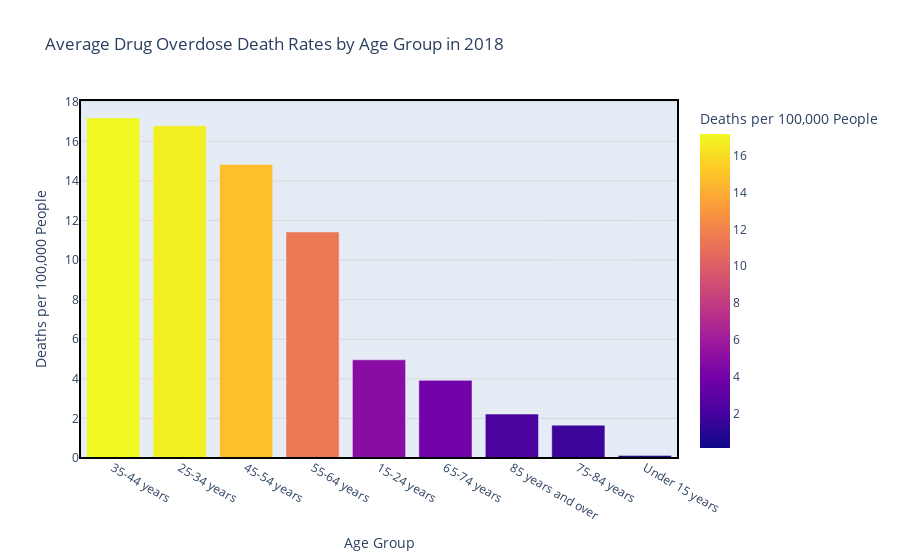

Notebook cell for this chart:
### Markdown cell above
## Average Drug Overdose Death Rates by Age Group in 2018

### Code cell
# Filter data for the most recent year, 2018, and group by age to find mean estimates
age_data_2018 = age_specific_data[age_specific_data['year'] == 2018]
age_average_2018 = age_data_2018.groupby('age')['estimate'].mean().sort_values(ascending=False).reset_index()

# Plotting the bar chart with Plotly
fig = px.bar(age_average_2018, x='age', y='estimate', color='estimate',
             title='Average Drug Overdose Death Rates by Age Group in 2018',
             labels={'estimate': 'Deaths per 100,000 People', 'age': 'Age Group'})

# Customize the layout
fig.update_layout(
    xaxis_title='Age Group',
    yaxis_title='Deaths per 100,000 People',
    xaxis={'categoryorder':'total descending'},
    yaxis=dict(gridcolor='lightgrey', gridwidth=0.7),
    showlegend=False
)

# To add a border around the whole figure, we use shapes to draw a rectangle
fig.add_shape(
        # Rectangle outline
        type="rect",
        xref="paper",
        yref="paper",
        x0=0,
        y0=0,
        x1=1,
        y1=1,
        line=dict(
            color="Black",
            width=2,
        ),
    )

# Show the figure
fig.show()

### Figure 1 — Plotly figure (JSON) as saved in the notebook; plotly's stock layout.template omitted (floating-point values rounded to 4 significant figures)
{"data": [{"alignmentgroup": "True", "hovertemplate": "Age Group=%{x}<br>Deaths per 100,000 People=%{marker.color}<extra></extra>", "legendgroup": "", "marker": {"color": [17.18, 16.78, 14.83, 11.42, 4.961, 3.922, 2.219, 1.658, 0.122], "coloraxis": "coloraxis", "pattern": {"shape": ""}}, "name": "", "offsetgroup": "", "orientation": "v", "showlegend": false, "textposition": "auto", "type": "bar", "x": ["35-44 years", "25-34 years", "45-54 years", "55-64 years", "15-24 years", "65-74 years", "85 years and over", "75-84 years", "Under 15 years"], "xaxis": "x", "y": [17.18, 16.78, 14.83, 11.42, 4.961, 3.922, 2.219, 1.658, 0.122], "yaxis": "y"}], "layout": {"autosize": true, "barmode": "relative", "coloraxis": {"colorbar": {"title": {"text": "Deaths per 100,000 People"}}, "colorscale": [[0, "#0d0887"], [0.1111, "#46039f"], [0.2222, "#7201a8"], [0.3333, "#9c179e"], [0.4444, "#bd3786"], [0.5556, "#d8576b"], [0.6667, "#ed7953"], [0.7778, "#fb9f3a"], [0.8889, "#fdca26"], [1, "#f0f921"]]}, "legend": {"tracegroupgap": 0}, "shapes": [{"line": {"color": "Black", "width": 2}, "type": "rect", "x0": 0, "x1": 1, "xref": "paper", "y0": 0, "y1": 1, "yref": "paper"}], "showlegend": false, "title": {"text": "Average Drug Overdose Death Rates by Age Group in 2018"}, "xaxis": {"anchor": "y", "autorange": true, "categoryorder": "total descending", "domain": [0, 1], "range": [-0.5, 8.5], "title": {"text": "Age Group"}, "type": "category"}, "yaxis": {"anchor": "x", "autorange": true, "domain": [0, 1], "gridcolor": "lightgrey", "gridwidth": 0.7, "range": [0, 18.09], "title": {"text": "Deaths per 100,000 People"}, "type": "linear"}}}
